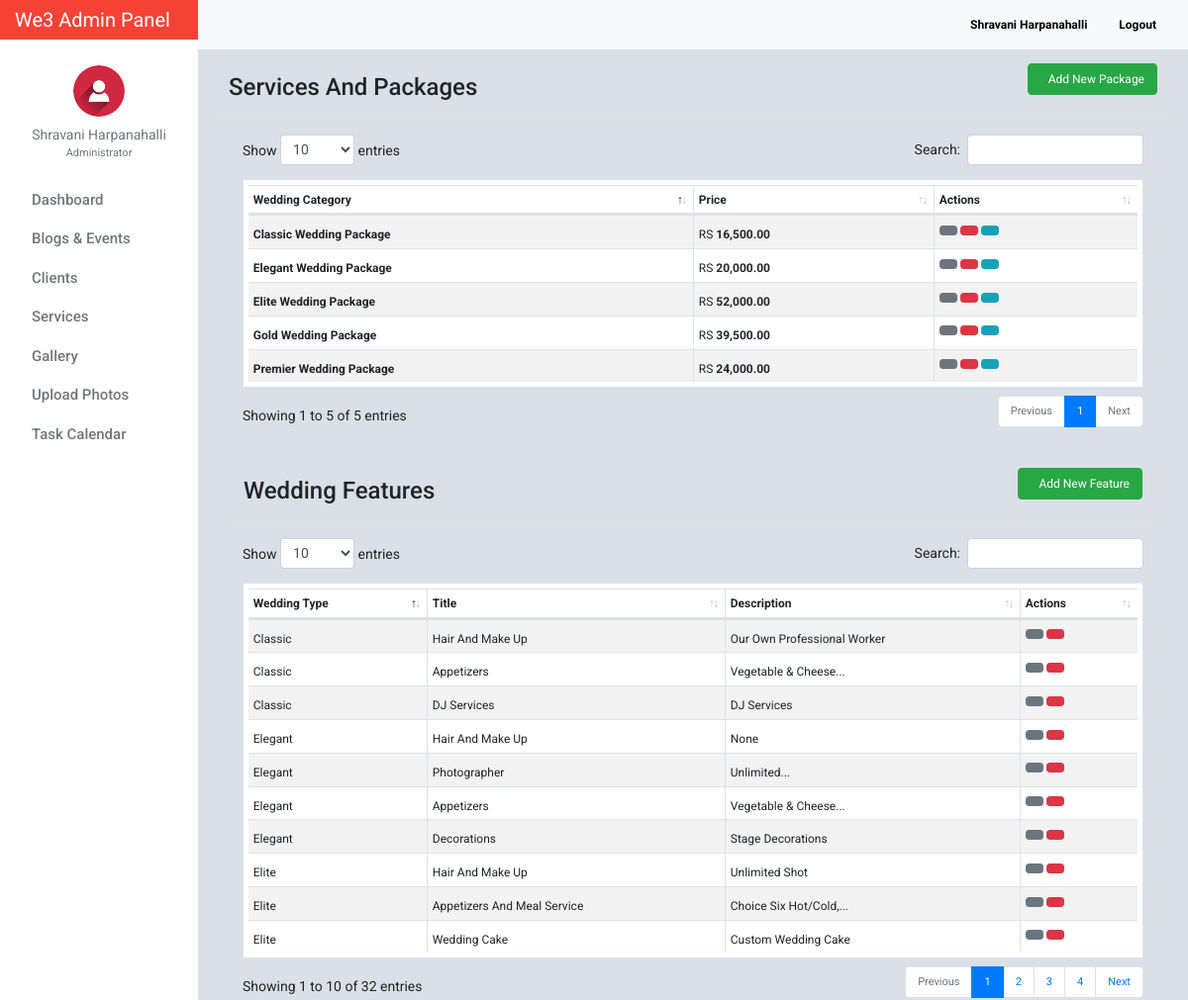
The page /service_list.php (signed in) on the database its author committed.
### tables this page shows
CREATE TABLE `tblusers` (
  `id` int(11) NOT NULL,
  `firstname` varchar(32) NOT NULL,
  `lastname` varchar(32) NOT NULL,
  `gender` enum('m','f') NOT NULL,
  `username` varchar(50) NOT NULL,
  `password` varchar(50) NOT NULL,
  `email` varchar(100) NOT NULL,
  `designation` varchar(100) NOT NULL,
  `address` text NOT NULL,
  `access_level` enum('0','1','2') NOT NULL,
  `profile_picture` varchar(100) NOT NULL,
  `date_created` varchar(100) NOT NULL
);

CREATE TABLE `tbl_features` (
  `feature_id` int(11) NOT NULL,
  `category_id` int(11) NOT NULL,
  `title` varchar(100) NOT NULL,
  `description` text NOT NULL
);

CREATE TABLE `tblweddingcategories` (
  `id` int(11) NOT NULL,
  `wedding_type` varchar(100) NOT NULL,
  `price` decimal(10,2) NOT NULL,
  `preview_image` text NOT NULL
);

### include/database.php (called while the page is built, shortened)
<?php
class Database
{
    public $connection;
    public function open_connection()
    {
        $this->connection = mysqli_connect(DB_HOST, DB_USER, DB_PASS, DB_NAME);
    }
    public function query($sql)
    {
        $result = mysqli_query($this->connection, $sql);
        return $result;
    }
}
$db = new Database();
?>

### include/db_object.php (called while the page is built, shortened)
<?php
class DB_Object
{
    public static function find_all() {
        return static::find_by_query("SELECT * FROM " . static::$db_table . " ORDER BY id DESC");
    }
    public static function find_by_id($id) {
        $the_result_array = static::find_by_query("SELECT * FROM " . static::$db_table . " WHERE id = $id ORDER BY id DESC  LIMIT 1 ");
        return !empty($the_result_array) ? array_shift($the_result_array) : false;
    }
    public static function find_by_query($sql) {
        global $db;
        $result_set = $db->query($sql);
        $the_object_array = array();
        while($row = mysqli_fetch_array($result_set)) {
            $the_object_array[] = static::instantiation($row);
        }
        return $the_object_array;
    }
    public static function instantiation($the_record){
        $the_object = new $calling_class;
        foreach($the_record as $the_attribute => $value)
        {
            if($the_object->has_the_attribute($the_attribute)) {
                $the_object->$the_attribute = $value;
            }
        }
        return $the_object;
    }
    private function has_the_attribute($the_attribute) {
        $object_properties = get_object_vars($this);
        return array_key_exists($the_attribute, $object_properties);
    }
}
?>

### include/Users.php (called while the page is built, shortened)
<?php
class Users extends DB_Object
{
    public $profile_picture;
    public $upload_directory = "upload/users";
    public $image_placeholder = "http://placehold.it/64x64&text=images";
    public function profile_picture_picture() {
        return empty($this->profile_picture) ? $this->image_placeholder : $this->upload_directory. '/' .$this->profile_picture;
    }
}
?>

### include/Features.php (called while the page is built, shortened)
<?php
class Features extends DB_Object
{
    public static function getAllfeatures() {
    	global $db;
    	$sql = "SELECT * FROM tbl_features INNER JOIN tblweddingcategories ON tbl_features.category_id = tblweddingcategories.id";
    	$result_set = $db->query($sql);
        $the_object_array = array();
        while($row = mysqli_fetch_array($result_set)) {
            $the_object_array[] = static::instantiation($row);
        }
        return $the_object_array;
    }
}
?>

### include/Helper.php (called while the page is built, shortened)
<?php
function trim_body($text, $max_length = 30, $tail = '...') {
    $tail_len = strlen($tail);
    if (strlen($text) >  $max_length) {
        $tmp_text = substr($text, 0, $max_length - $tail_len);
        if (substr($text, $max_length - $tail_len, 1) == ' ') {
            $text = $tmp_text;
        } else {
            $pos = strrpos($tmp_text, ' ');
            $text = substr($text, 0, $pos);
        }
        $text = $text . $tail;
    }
    return $text;
}

### service_list.php (the view, shortened to what this page needs)
<?php
     $category = Category::find_all();
     $features = Features::getAllfeatures();
?>
<?php $users_profile = Users::find_by_id($_SESSION['id']); ?>
<!doctype html>
<html lang="en">
<head>
    <link href="css/bootstrap.min.css" rel="stylesheet">
    <link href="css/dashboard.css" rel="stylesheet">
    <link href="css/dataTables.bootstrap4.min.css" rel="stylesheet">
    <link rel="stylesheet" type="text/css"
          href="https://cdn.materialdesignicons.com/2.1.19/css/materialdesignicons.min.css">
</head>
<body>
<?php include_once 'include/sidebar.php'; ?>
<div class="d-flex justify-content-between flex-wrap flex-md-nowrap align-items-center pb-2 mb-3 border-bottom">
    <h4 class="h4 mt-4 ml-3">Services And Packages</h4>
     <div class="btn-toolbar mb-2 mb-md-0">
        <div class="btn-group mr-2">
            <a class="btn btn-md btn-success mr-2" style="font-size: 12px;" href="package_add.php"><i class="mdi mdi-buffer mr-2"></i> Add New Package</a>
        </div>
    </div>
</div>
        <div class="col-md-12">
            <table id="example" class="table table-striped table-hover table-bordered table-sm" cellspacing="0" width="100%" style="background: white;padding: 5px">
                <thead>
                    <tr>
                        <th>Wedding Category</th>
                        <th>Price</th>
                        <th>Actions</th>
                    </tr>
                </thead>
                <tbody>
                    <?php foreach ($category as $category_row) : ?>
                    <tr>
                        <td class="special"><b><?= $category_row->wedding_type . ' Wedding Package';?></b></td>
                        <td class="special">RS <b><?= number_format($category_row->price, 2);?></b></td>
                        <td>
                            <a href="package_edit.php?id=<?= $category_row->id; ?>" class="btn btn-secondary btn-sm" data-toggle="tooltip" data-placement="top" title="Edit This Package">
                                <i class="mdi mdi-pen"></i></a>
                            <a href="package_delete.php?id=<?= $category_row->id; ?>" class="btn btn-danger btn-sm" data-toggle="tooltip" data-placement="top" title="Delete This Package"><i class="mdi mdi-delete"></i></a>
                            <button type="button" name="view" value="view" id="<?= $category_row->id; ?>" class="btn btn-info btn-sm view_data">
                            </button>
                        </td>
                    </tr>
                <?php endforeach; ?>
                </tbody>
            </table>
        </div>
        <div class="col-md-12 mt-4">
            <div class="d-flex justify-content-between flex-wrap flex-md-nowrap align-items-center pb-2 mb-3 border-bottom">
                <h4 class="h4 mt-4 ml-3">Wedding Features</h4>
                 <div class="btn-toolbar mb-2 mb-md-0">
                    <div class="btn-group mr-2">
                        <a class="btn btn-md btn-success mr-2" style="font-size: 12px;" href="feature_add.php"><i class="mdi mdi-clipboard-outline mr-2"></i> Add New Feature</a>
                    </div>
                </div>
            </div>
           <table id="features" class="table table-striped table-hover table-bordered table-sm" cellspacing="0" width="100%" style="background: white;padding: 5px;">
                <thead>
                    <tr>
                        <th>Wedding Type</th>
                        <th>Title</th>
                        <th>Description</th>
                        <th>Actions</th>
                    </tr>
                </thead>
                <tbody>
                    <?php foreach ($features as $features_row) : ?>
                    <tr>
                        <td class="special"><?= $features_row->wedding_type;?></td>
                        <td class="special"><?= $features_row->title;?></td>
                        <td class="special"><?= trim_body($features_row->description);?></td>
                        <td>
                            <a href="feature_edit.php?id=<?= $features_row->feature_id; ?>" class="btn btn-secondary btn-sm" data-toggle="tooltip" data-placement="top" title="Edit This feature">
                                <i class="mdi mdi-pen"></i></a>
                            <a href="feature_delete.php?id=<?= $features_row->feature_id; ?>" class="btn btn-danger btn-sm" data-toggle="tooltip" data-placement="top" title="Delete This feature"><i class="mdi mdi-delete"></i></a>
                        </td>
                    </tr>
                <?php endforeach; ?>
                </tbody>
            </table>
        </div>
</main>
</div>
</div>
</body>
</html>

### include/sidebar.php (shortened to what this page needs)
<nav class="navbar sticky-top p-0" style="width: 16.7%;background-color: #f44336;">
    <a class="navbar-brand col-sm-3 col-md-2 mr-0" style="color:white;" href="dashboard.php">
        We3 Admin Panel
    </a>
</nav>
<div class="container-fluid">
    <div class="row">
        <nav class="col-md-2 d-none d-md-block bg-light sidebar">
            <div class="sidebar-sticky">
                <ul class="nav flex-column">
                    <li class="nav-item mt-3">
                        <div class="text-center">
                            <a href="users_profile.php" class="user-button">
                                <img src="<?= $users_profile->profile_picture_picture(); ?>" class="img-fluid rounded-circle" width="52" height="52" alt="">
                                <div class="user-profile"><?= $users_profile->firstname . ' ' . $users_profile->lastname; ?></div>
                            </a>
                                <div class="text-center mt-0" style="font-size: 11px;color:#72777a;">
                                    <?= ($users_profile->designation == 0) ? 'Administrator' : 'Moderator'; ?>
                                </div>
                        </div>
                    </li>
                    <li class="nav-item"><div class="dropdown-divider"></div></li>
                    <li class="nav-item">
                        <a class="nav-link" href="dashboard.php">
                            Dashboard <span class="sr-only">(current)</span>
                        </a>
                    </li>
                    <li class="nav-item"><div class="dropdown-divider"></div></li>
                    <li class="nav-item">
                        <a class="nav-link" href="blog_events.php">
                            Blogs &amp; Events
                        </a>
                    </li>
                    <li class="nav-item"><div class="dropdown-divider"></div></li>
                    <li class="nav-item">
                        <a class="nav-link" href="client.php" >
                            Clients
                        </a>
                    </li>
                    <li class="nav-item"><div class="dropdown-divider"></div></li>
                    <li class="nav-item">
                        <a class="nav-link" href="service_list.php">
                            Services
                        </a>
                    </li>
                    <li class="nav-item"><div class="dropdown-divider"></div></li>
                    <li class="nav-item">
                        <a class="nav-link" href="photos_view.php">
                            Gallery
                        </a>
                    </li>
                    <li class="nav-item"><div class="dropdown-divider"></div></li>
                    <li class="nav-item">
                        <a class="nav-link" href="photos_add.php">
                            Upload Photos
                        </a>
                    </li>
                    <li class="nav-item"><div class="dropdown-divider"></div></li>
                    <li class="nav-item">
                        <a class="nav-link" href="task_all_calendar.php">
                            Task Calendar
                        </a>
                    </li>
                </ul>
            </div>
        </nav>
        <main role="main" class="col-md-9 ml-sm-auto col-lg-10" style="margin-top: -40px;z-index: 999">
            <nav class="navbar navbar-expand-lg navbar-light bg-light" style="margin-left:-15px;margin-right: -15px;">
                <div class="form-inline my-2 my-lg-0">
                    <a class="nav-link" href="users_profile.php"><b><?= ucfirst($users_profile->firstname) . ' ' . ucfirst($users_profile->lastname); ?></b></a>
                    <a class="nav-link" href="logout.php"><b><i class="mdi mdi-logout" style="color: #f44336!important;"></i> Logout</b></a>
                </div>
            </nav>

### css/dashboard.css (style rules this page uses)
body { font-size: .875rem; font-family: 'Roboto', 'Segoe UI',sans-serif; background: #D9E0E7; }
.sidebar { position: fixed; top: 0; bottom: 0; left: 0; z-index: 100; padding: 0; box-shadow: inset -1px 0 0 rgba(0, 0, 0, .1); background-color: #fff; }
.sidebar-sticky { position: -webkit-sticky; position: sticky; top: 40px; height: calc(100vh - 48px); height: 100% !important; padding-top: 2.5rem; overflow-x: hidden; overflow-y: auto; background-color: #fff; }
.sidebar .nav-link { font-weight: 500; color: #72777a; font-size: 15px; text-transform: capitalize; transition: all 2s linear; font-family: 'Roboto', sans-serif; }
.nav.flex-column li.nav-item:nth-child(2) { margin-top:10px; }
.user-profile { color: #72777a; margin-top: 8px; }
img.img-fluid.rounded-circle { margin-top: 10px; }
.form-inline.my-2.my-lg-0 a.nav-link { color: black; font-size: 12px; }
.dropdown-divider { border-top: 1px solid #fff; }
.nav.flex-column a.nav-link { padding: .0rem 1rem; }
.user-profile { text-transform: capitalize; }
.btn-group.mr-2 { border-top-right-radius: 0 !important; border-left-right-radius: 0 !important; }

### service_list.php (style rules this page uses)
table.table.table-striped.table-bordered.table-sm { font-size:12px; }
td.special { padding-top: 10px; text-transform: capitalize; }

### rows shown on the page
tblusers: profile_picture (picture), firstname "Shravani", lastname "Harpanahalli"
tbl_features: tblweddingcategories.wedding_type "Elegant", title "Hair And Make Up", description "None"
tbl_features: tblweddingcategories.wedding_type "Elegant", title "Photographer", description "Unlimited..."
tbl_features: tblweddingcategories.wedding_type "Elite", title "Hair And Make Up", description "Unlimited Shot"
tbl_features: tblweddingcategories.wedding_type "Elite", title "Appetizers And Meal Service", description "Choice Six Hot/Cold,..."
tbl_features: tblweddingcategories.wedding_type "Classic", title "Hair And Make Up", description "Our Own Professional Worker"
tbl_features: tblweddingcategories.wedding_type "Elite", title "Wedding Cake", description "Custom Wedding Cake"
tbl_features: tblweddingcategories.wedding_type "Classic", title "Appetizers", description "Vegetable & Cheese..."
tbl_features: tblweddingcategories.wedding_type "Classic", title "DJ Services", description "DJ Services"
tbl_features: tblweddingcategories.wedding_type "Elegant", title "Appetizers", description "Vegetable & Cheese..."
tbl_features: tblweddingcategories.wedding_type "Elegant", title "Decorations", description "Stage Decorations"

### other values the page prints
$category_row->wedding_type "Elite"
$category_row->price "52,000.00"
$category_row->wedding_type "Gold"
$category_row->price "39,500.00"
$category_row->wedding_type "Premier"
$category_row->price "24,000.00"
$category_row->wedding_type "Elegant"
$category_row->price "20,000.00"
$category_row->wedding_type "Classic"
$category_row->price "16,500.00"
